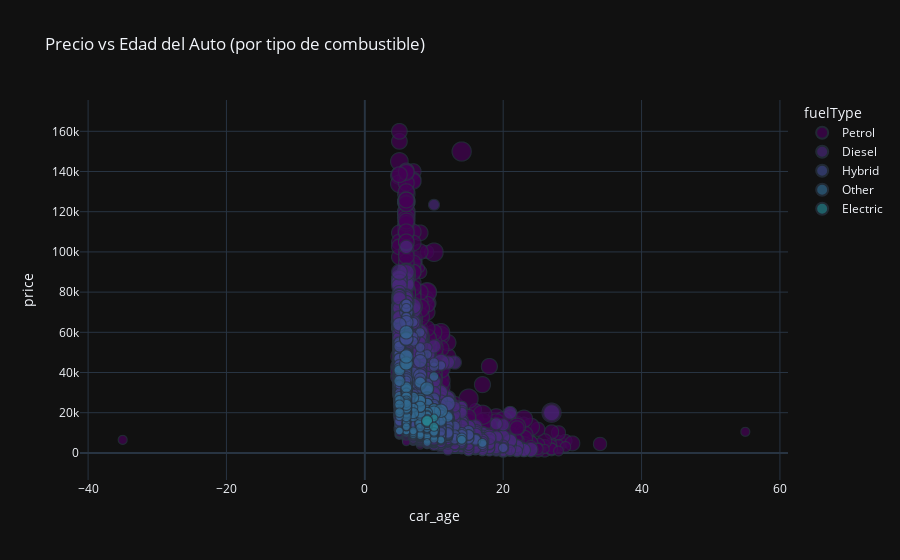
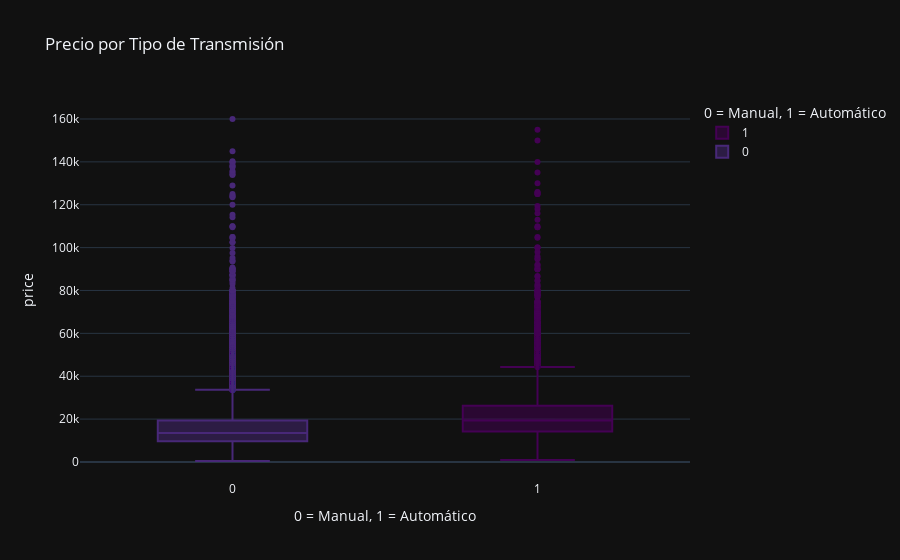
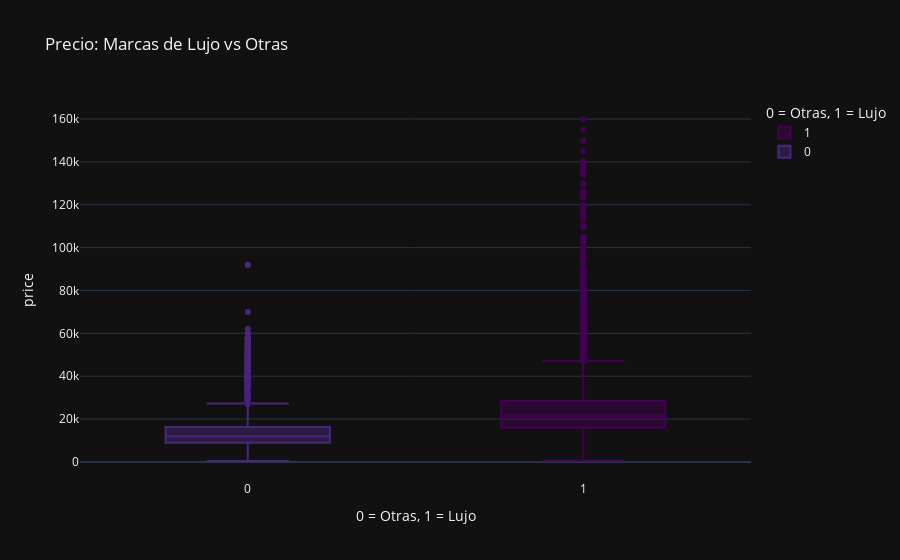
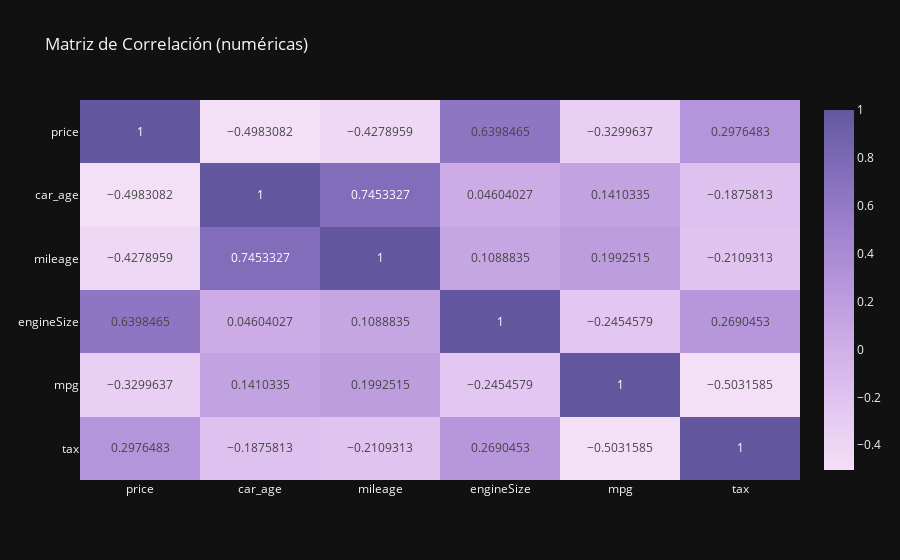

Notebook source saved alongside these figures, in order:
### Markdown cell above
De este segundo gráfico, podemos notar que: 
* De las marcas que más tenemos datos son Ford y Mercedez. lo cual tiene sentido, pues agregamos datos adicionales respecto a ciertos modelos de ambas marcas.
* Toyota, Skoda y Hyndai es la marca con menos registros.

### Code cell
import plotly.express as px
import plotly.graph_objects as go

# Tema oscuro por defecto
px.defaults.template = "plotly_dark"


# Price vs Car Age
fig_age = px.scatter(df_features, x="car_age", y="price",
                     color="fuelType", size="engineSize",
                     title="Precio vs Edad del Auto (por tipo de combustible)",
                     color_discrete_sequence=px.colors.sequential.Viridis)
fig_age.show()


# Comparación: automático vs manual
fig_trans = px.box(df_features, x="is_automatic", y="price",
                   color="is_automatic",
                   title="Precio por Tipo de Transmisión",
                   labels={"is_automatic": "0 = Manual, 1 = Automático"},
                   color_discrete_sequence=px.colors.sequential.Viridis)
fig_trans.show()

# Comparación: marcas de lujo vs económicas
fig_brand_cat = px.box(df_features, x="is_luxury_brand", y="price",
                       color="is_luxury_brand",
                       title="Precio: Marcas de Lujo vs Otras",
                       labels={"is_luxury_brand": "0 = Otras, 1 = Lujo"},
                       color_discrete_sequence=px.colors.sequential.Viridis)
fig_brand_cat.show()

# Heatmap de correlación
corr = df_features[['price','car_age','mileage','engineSize','mpg','tax']].corr()

fig_corr = px.imshow(corr, text_auto=True, aspect="auto",
                     title="Matriz de Correlación (numéricas)",
                     color_continuous_scale="Purp")
fig_corr.show()

### Figure 1 — Plotly figure (JSON) as saved in the notebook; plotly's stock layout.template omitted (floating-point values rounded to 4 significant figures; data arrays with more than 128 entries replaced by an {"elided": "..."} marker saying what was removed)
{"data": [{"hovertemplate": "fuelType=Petrol<br>car_age=%{x}<br>price=%{y}<br>engineSize=%{marker.size}<extra></extra>", "legendgroup": "Petrol", "marker": {"color": "#440154", "size": {"elided": "59703 float values"}, "sizemode": "area", "sizeref": 0.0165, "symbol": "circle"}, "mode": "markers", "name": "Petrol", "showlegend": true, "type": "scattergl", "x": {"elided": "59703 int values"}, "xaxis": "x", "y": {"elided": "59703 int values"}, "yaxis": "y"}, {"hovertemplate": "fuelType=Diesel<br>car_age=%{x}<br>price=%{y}<br>engineSize=%{marker.size}<extra></extra>", "legendgroup": "Diesel", "marker": {"color": "#482878", "size": {"elided": "45104 float values"}, "sizemode": "area", "sizeref": 0.0165, "symbol": "circle"}, "mode": "markers", "name": "Diesel", "showlegend": true, "type": "scattergl", "x": {"elided": "45104 int values"}, "xaxis": "x", "y": {"elided": "45104 int values"}, "yaxis": "y"}, {"hovertemplate": "fuelType=Hybrid<br>car_age=%{x}<br>price=%{y}<br>engineSize=%{marker.size}<extra></extra>", "legendgroup": "Hybrid", "marker": {"color": "#3e4989", "size": {"elided": "3191 float values"}, "sizemode": "area", "sizeref": 0.0165, "symbol": "circle"}, "mode": "markers", "name": "Hybrid", "showlegend": true, "type": "scattergl", "x": {"elided": "3191 int values"}, "xaxis": "x", "y": {"elided": "3191 int values"}, "yaxis": "y"}, {"hovertemplate": "fuelType=Other<br>car_age=%{x}<br>price=%{y}<br>engineSize=%{marker.size}<extra></extra>", "legendgroup": "Other", "marker": {"color": "#31688e", "size": {"elided": "252 float values"}, "sizemode": "area", "sizeref": 0.0165, "symbol": "circle"}, "mode": "markers", "name": "Other", "showlegend": true, "type": "scattergl", "x": {"elided": "252 int values"}, "xaxis": "x", "y": {"elided": "252 int values"}, "yaxis": "y"}, {"hovertemplate": "fuelType=Electric<br>car_age=%{x}<br>price=%{y}<br>engineSize=%{marker.size}<extra></extra>", "legendgroup": "Electric", "marker": {"color": "#26828e", "size": [1.0, 2.0, 2.0, 1.4], "sizemode": "area", "sizeref": 0.0165, "symbol": "circle"}, "mode": "markers", "name": "Electric", "showlegend": true, "type": "scattergl", "x": [10, 9, 9, 10], "xaxis": "x", "y": [17400, 15500, 15975, 12999], "yaxis": "y"}], "layout": {"legend": {"itemsizing": "constant", "title": {"text": "fuelType"}, "tracegroupgap": 0}, "title": {"text": "Precio vs Edad del Auto (por tipo de combustible)"}, "xaxis": {"anchor": "y", "domain": [0, 1], "title": {"text": "car_age"}}, "yaxis": {"anchor": "x", "domain": [0, 1], "title": {"text": "price"}}}}

### Figure 2 — Plotly figure (JSON) as saved in the notebook; plotly's stock layout.template omitted (floating-point values rounded to 4 significant figures; data arrays with more than 128 entries replaced by an {"elided": "..."} marker saying what was removed)
{"data": [{"alignmentgroup": "True", "hovertemplate": "0 = Manual, 1 = Automático=%{x}<br>price=%{y}<extra></extra>", "legendgroup": "1", "marker": {"color": "#440154"}, "name": "1", "notched": false, "offsetgroup": "1", "orientation": "v", "showlegend": true, "type": "box", "x": {"elided": "22205 int values"}, "x0": " ", "xaxis": "x", "y": {"elided": "22205 int values"}, "y0": " ", "yaxis": "y"}, {"alignmentgroup": "True", "hovertemplate": "0 = Manual, 1 = Automático=%{x}<br>price=%{y}<extra></extra>", "legendgroup": "0", "marker": {"color": "#482878"}, "name": "0", "notched": false, "offsetgroup": "0", "orientation": "v", "showlegend": true, "type": "box", "x": {"elided": "86049 int values"}, "x0": " ", "xaxis": "x", "y": {"elided": "86049 int values"}, "y0": " ", "yaxis": "y"}], "layout": {"boxmode": "overlay", "legend": {"title": {"text": "0 = Manual, 1 = Automático"}, "tracegroupgap": 0}, "title": {"text": "Precio por Tipo de Transmisión"}, "xaxis": {"anchor": "y", "categoryarray": [1, 0], "categoryorder": "array", "domain": [0, 1], "title": {"text": "0 = Manual, 1 = Automático"}}, "yaxis": {"anchor": "x", "domain": [0, 1], "title": {"text": "price"}}}}

### Figure 3 — Plotly figure (JSON) as saved in the notebook; plotly's stock layout.template omitted (floating-point values rounded to 4 significant figures; data arrays with more than 128 entries replaced by an {"elided": "..."} marker saying what was removed)
{"data": [{"alignmentgroup": "True", "hovertemplate": "0 = Otras, 1 = Lujo=%{x}<br>price=%{y}<extra></extra>", "legendgroup": "1", "marker": {"color": "#440154"}, "name": "1", "notched": false, "offsetgroup": "1", "orientation": "v", "showlegend": true, "type": "box", "x": {"elided": "38350 int values"}, "x0": " ", "xaxis": "x", "y": {"elided": "38350 int values"}, "y0": " ", "yaxis": "y"}, {"alignmentgroup": "True", "hovertemplate": "0 = Otras, 1 = Lujo=%{x}<br>price=%{y}<extra></extra>", "legendgroup": "0", "marker": {"color": "#482878"}, "name": "0", "notched": false, "offsetgroup": "0", "orientation": "v", "showlegend": true, "type": "box", "x": {"elided": "69904 int values"}, "x0": " ", "xaxis": "x", "y": {"elided": "69904 int values"}, "y0": " ", "yaxis": "y"}], "layout": {"boxmode": "overlay", "legend": {"title": {"text": "0 = Otras, 1 = Lujo"}, "tracegroupgap": 0}, "title": {"text": "Precio: Marcas de Lujo vs Otras"}, "xaxis": {"anchor": "y", "categoryarray": [1, 0], "categoryorder": "array", "domain": [0, 1], "title": {"text": "0 = Otras, 1 = Lujo"}}, "yaxis": {"anchor": "x", "domain": [0, 1], "title": {"text": "price"}}}}

### Figure 4 — Plotly figure (JSON) as saved in the notebook; plotly's stock layout.template omitted (floating-point values rounded to 4 significant figures)
{"data": [{"coloraxis": "coloraxis", "hovertemplate": "x: %{x}<br>y: %{y}<br>color: %{z}<extra></extra>", "name": "0", "texttemplate": "%{z}", "type": "heatmap", "x": ["price", "car_age", "mileage", "engineSize", "mpg", "tax"], "xaxis": "x", "y": ["price", "car_age", "mileage", "engineSize", "mpg", "tax"], "yaxis": "y", "z": [[1.0, -0.4983, -0.4279, 0.6398, -0.33, 0.2976], [-0.4983, 1.0, 0.7453, 0.04604, 0.141, -0.1876], [-0.4279, 0.7453, 1.0, 0.1089, 0.1993, -0.2109], [0.6398, 0.04604, 0.1089, 1.0, -0.2455, 0.269], [-0.33, 0.141, 0.1993, -0.2455, 1.0, -0.5032], [0.2976, -0.1876, -0.2109, 0.269, -0.5032, 1.0]]}], "layout": {"coloraxis": {"colorscale": [[0, "rgb(243, 224, 247)"], [0.1667, "rgb(228, 199, 241)"], [0.3333, "rgb(209, 175, 232)"], [0.5, "rgb(185, 152, 221)"], [0.6667, "rgb(159, 130, 206)"], [0.8333, "rgb(130, 109, 186)"], [1, "rgb(99, 88, 159)"]]}, "title": {"text": "Matriz de Correlación (numéricas)"}, "xaxis": {"anchor": "y", "domain": [0, 1]}, "yaxis": {"anchor": "x", "autorange": "reversed", "domain": [0, 1]}}}
